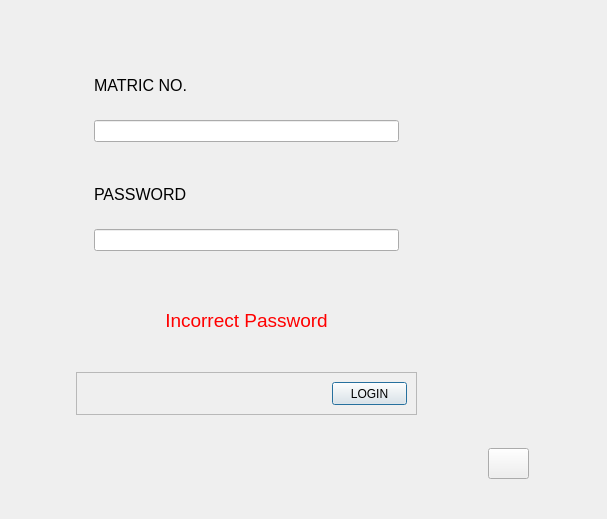
<?xml version="1.0" encoding="UTF-8"?>
<ui version="4.0">
 <class>Dialog</class>
 <widget class="QDialog" name="Dialog">
  <property name="geometry">
   <rect>
    <x>0</x>
    <y>0</y>
    <width>607</width>
    <height>519</height>
   </rect>
  </property>
  <property name="windowTitle">
   <string>Dialog</string>
  </property>
  <layout class="QGridLayout" name="gridLayout_2">
   <item row="0" column="0">
    <widget class="QWidget" name="widget_3" native="true">
     <property name="sizePolicy">
      <sizepolicy hsizetype="Expanding" vsizetype="Expanding">
       <horstretch>0</horstretch>
       <verstretch>0</verstretch>
      </sizepolicy>
     </property>
     <property name="minimumSize">
      <size>
       <width>300</width>
       <height>0</height>
      </size>
     </property>
     <property name="maximumSize">
      <size>
       <width>341</width>
       <height>231</height>
      </size>
     </property>
     <layout class="QVBoxLayout" name="verticalLayout_3">
      <item>
       <widget class="QWidget" name="widget" native="true">
        <layout class="QVBoxLayout" name="verticalLayout">
         <item>
          <widget class="QLabel" name="label">
           <property name="font">
            <font>
             <pointsize>12</pointsize>
            </font>
           </property>
           <property name="text">
            <string>MATRIC NO.</string>
           </property>
          </widget>
         </item>
         <item>
          <widget class="QLineEdit" name="lineEdit"/>
         </item>
        </layout>
       </widget>
      </item>
      <item>
       <widget class="QWidget" name="widget_2" native="true">
        <layout class="QVBoxLayout" name="verticalLayout_2">
         <item>
          <widget class="QLabel" name="label_2">
           <property name="font">
            <font>
             <pointsize>12</pointsize>
            </font>
           </property>
           <property name="text">
            <string>PASSWORD</string>
           </property>
          </widget>
         </item>
         <item>
          <widget class="QLineEdit" name="lineEdit_2">
           <property name="echoMode">
            <enum>QLineEdit::Password</enum>
           </property>
          </widget>
         </item>
        </layout>
       </widget>
      </item>
     </layout>
    </widget>
   </item>
   <item row="2" column="0">
    <widget class="QFrame" name="frame">
     <property name="maximumSize">
      <size>
       <width>341</width>
       <height>43</height>
      </size>
     </property>
     <property name="frameShape">
      <enum>QFrame::StyledPanel</enum>
     </property>
     <property name="frameShadow">
      <enum>QFrame::Raised</enum>
     </property>
     <layout class="QGridLayout" name="gridLayout">
      <item row="0" column="1">
       <widget class="QPushButton" name="pushButton">
        <property name="maximumSize">
         <size>
          <width>75</width>
          <height>23</height>
         </size>
        </property>
        <property name="text">
         <string>LOGIN</string>
        </property>
       </widget>
      </item>
      <item row="0" column="0">
       <spacer name="horizontalSpacer">
        <property name="orientation">
         <enum>Qt::Horizontal</enum>
        </property>
        <property name="sizeHint" stdset="0">
         <size>
          <width>40</width>
          <height>20</height>
         </size>
        </property>
       </spacer>
      </item>
     </layout>
    </widget>
   </item>
   <item row="3" column="1">
    <widget class="QPushButton" name="pushButton_2">
     <property name="maximumSize">
      <size>
       <width>41</width>
       <height>31</height>
      </size>
     </property>
     <property name="text">
      <string/>
     </property>
     <property name="icon">
      <iconset>
       <normaloff>../bin/user-icon4.png</normaloff>../bin/user-icon4.png</iconset>
     </property>
     <property name="iconSize">
      <size>
       <width>20</width>
       <height>20</height>
      </size>
     </property>
    </widget>
   </item>
   <item row="1" column="0">
    <widget class="QLabel" name="label_3">
     <property name="maximumSize">
      <size>
       <width>16777215</width>
       <height>37</height>
      </size>
     </property>
     <property name="font">
      <font>
       <pointsize>14</pointsize>
      </font>
     </property>
     <property name="styleSheet">
      <string notr="true">color: rgb(255, 0, 0);</string>
     </property>
     <property name="text">
      <string>Incorrect Password</string>
     </property>
     <property name="alignment">
      <set>Qt::AlignCenter</set>
     </property>
    </widget>
   </item>
  </layout>
 </widget>
 <resources/>
 <connections/>
</ui>
